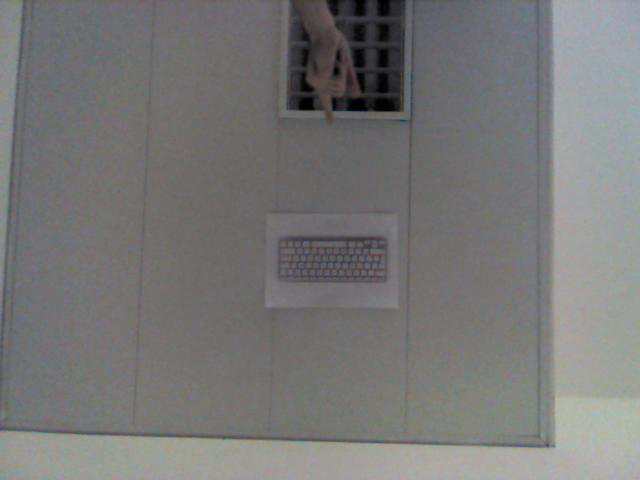
#> input picture frame 10 of VideoColor.avi, 640 x 480 px
$ python fingersegmenter.py
#> lines starting #> are read from the running program, lines starting #| are printed output that depends on the picture; after the words box and inside, x2 and y2 are one past the last pixel; in counts of white or black regions, pixels touching at a corner belong together
#> in main, image is the input picture: shape (480, 640, 3); mean B, G, R 119.3, 119.4, 119.8
#> (key q is pressed here)
# Finger Segmentation
#
# Filipe Gonçalves - 98083
# Paulo Pereira - 98430

from calendar import c
import cv2
from functools import partial
import numpy as np
import copy
import json
from colorama import Fore, Back, Style

def processImage(ranges, image):

    # processing
    mins = np.array([ranges['B']['min'], ranges['G']['min'], ranges['R']['min']])
    maxs = np.array([ranges['B']['max'], ranges['G']['max'], ranges['R']['max']])

    # mask
    mask = cv2.inRange(image, mins, maxs)
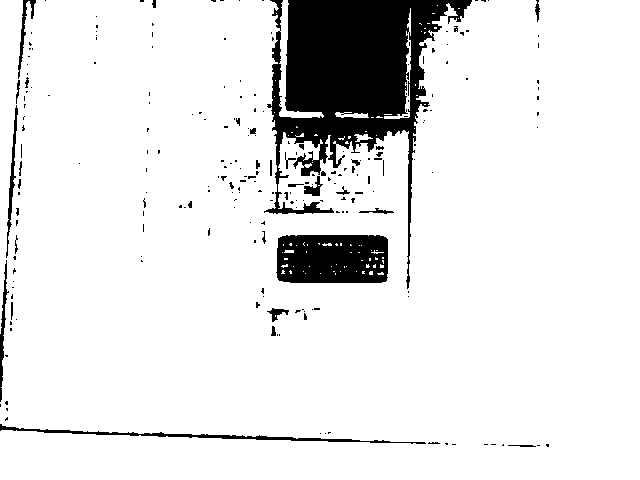
#> mask: shape (480, 640); 89.9% white; 226 black regions (192 under 20 px), largest, box (x1, y1, x2, y2) and area: (264, 0, 472, 289) 21607, (276, 235, 388, 283) 4972, (0, 424, 426, 444) 1157
    # conversion from numpy from uint8 to bool
    mask = mask.astype(bool)

    # process the image
    image_processed = copy.deepcopy(image)
    image_processed[np.logical_not(mask)] = 0
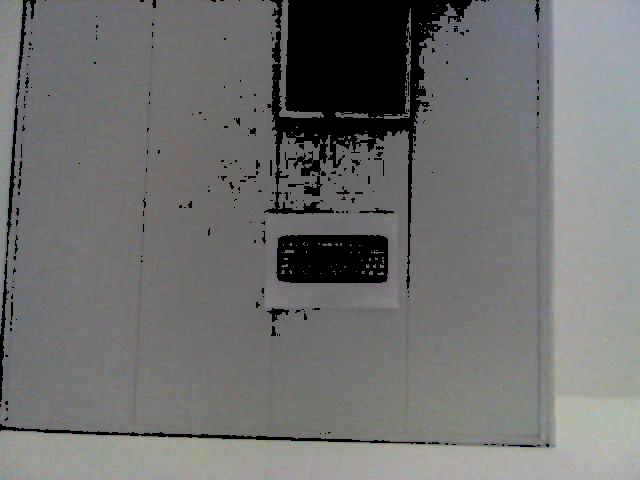
#> image_processed: shape (480, 640, 3); 10.07% of pixels changed, all inside (x1, y1, x2, y2) = (0, 0, 549, 447)

    # get binary image with threshold the values not in the mask
    _, image_processed = cv2.threshold(image_processed, 1, 255, cv2.THRESH_BINARY)

    return image_processed

def onTrackbar(value, channel, min_max, ranges):
    print("Selected threshold "+ Style.BRIGHT + Fore.YELLOW + str(value) + Style.RESET_ALL + " for limit " + Style.BRIGHT + Fore.GREEN + channel + min_max + Style.RESET_ALL)

    # update range values
    ranges[channel][min_max] = value


def main():

    # start video capture
    capture = cv2.VideoCapture('VideoColor.avi')

    # windows
    window_name_seg = 'Segmented'
    window_name_or = 'Original'
    cv2.namedWindow(window_name_seg,cv2.WINDOW_AUTOSIZE)
    cv2.namedWindow(window_name_or,cv2.WINDOW_AUTOSIZE)

    # range limits
    ranges = {'B': {'max': 200, 'min': 100},
              'G': {'max': 200, 'min': 100},
              'R': {'max': 200, 'min': 100}}

    # different trackbars for each min and max value for each channel
    cv2.createTrackbar('Rmin', window_name_seg, ranges["R"]["min"], 255, partial(onTrackbar, channel='R', min_max='min', ranges=ranges))
    cv2.createTrackbar('Rmax', window_name_seg, ranges["R"]["max"], 255, partial(onTrackbar, channel='R', min_max='max', ranges=ranges))
    cv2.createTrackbar('Gmin', window_name_seg, ranges["G"]["min"], 255, partial(onTrackbar, channel='G', min_max='min', ranges=ranges))
    cv2.createTrackbar('Gmax', window_name_seg, ranges["G"]["max"], 255, partial(onTrackbar, channel='G', min_max='max', ranges=ranges))
    cv2.createTrackbar('Bmin', window_name_seg, ranges["B"]["min"], 255, partial(onTrackbar, channel='B', min_max='min', ranges=ranges))
    cv2.createTrackbar('Bmax', window_name_seg, ranges["B"]["max"], 255, partial(onTrackbar, channel='B', min_max='max', ranges=ranges))

    # get frame
    ret, image = capture.read()

    # while user wants video capture
    while True:

        # get key
        k = cv2.waitKey(1)

        # error getting the frame
        if not ret:
            print(Style.BRIGHT + Fore.RED + "Failed to grab frame" + Style.RESET_ALL)
            break

        # process image
        processed_image = processImage(ranges, image)
        cv2.imshow(window_name_seg, processed_image)

        cv2.imshow(window_name_or, image)

        # user quits
        if k == ord("q"):
            break

        # writes range limits to file
        if k == ord("w"):
            file_name = 'limitsfinger.json'
            with open(file_name, 'w') as file_handle:
                print('writing color limits to file ' + Style.BRIGHT + Fore.GREEN + file_name + Style.RESET_ALL)
                json.dump({"limits": ranges}, file_handle)
            print({"limits": ranges})
            break

    # end capture and destroy windows
    capture.release()
    cv2.destroyAllWindows()

if __name__ == '__main__':
    main()

$ run again, starting later in the video
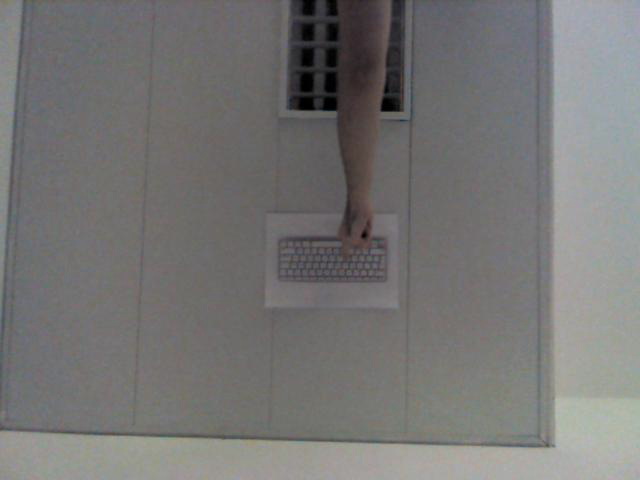
#> input picture frame 45 of VideoColor.avi, 640 x 480 px
#> in main, image is the input picture: shape (480, 640, 3); mean B, G, R 116.8, 117.3, 118.4
#> in processImage, `mask = cv2.inRange(image, mins, maxs)`:
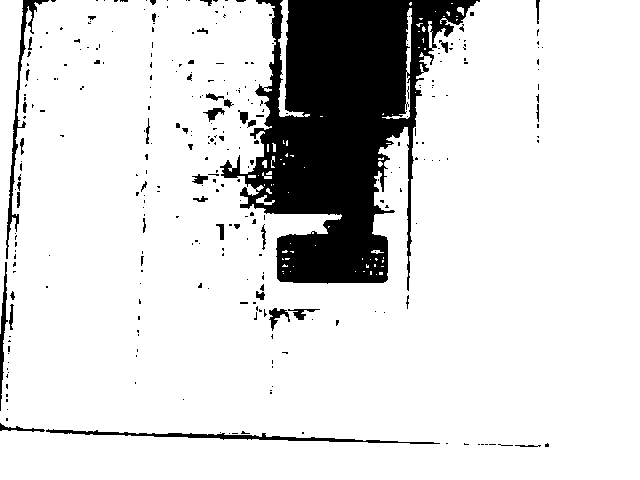
#> mask: shape (480, 640); 86% white; 304 black regions (260 under 20 px), largest, box (x1, y1, x2, y2) and area: (220, 0, 480, 291) 37007, (46, 429, 440, 444) 1218, (6, 0, 49, 259) 1111
#> in processImage, `image_processed[np.logical_not(mask)] = 0`:
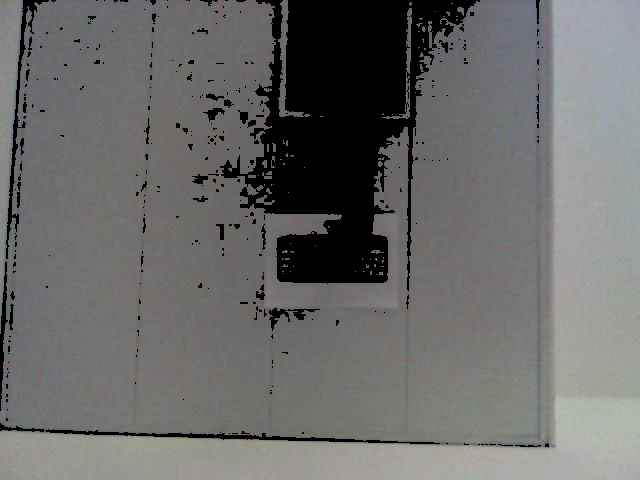
#> image_processed: shape (480, 640, 3); 13.99% of pixels changed, all inside (x1, y1, x2, y2) = (0, 0, 549, 447)

$ run again, starting later in the video
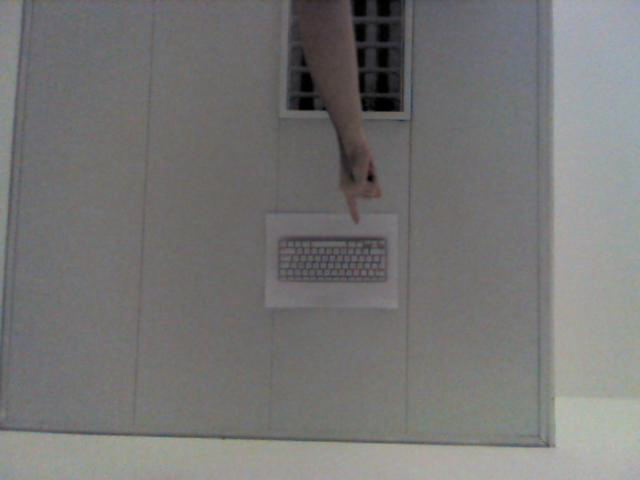
#> input picture frame 80 of VideoColor.avi, 640 x 480 px
#> in main, image is the input picture: shape (480, 640, 3); mean B, G, R 116.9, 117.3, 118.2
#> in processImage, `mask = cv2.inRange(image, mins, maxs)`:
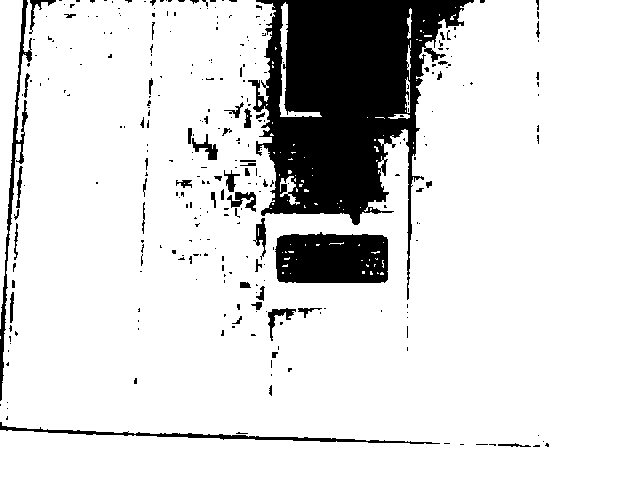
#> mask: shape (480, 640); 86% white; 307 black regions (251 under 20 px), largest, box (x1, y1, x2, y2) and area: (248, 0, 474, 300) 30128, (275, 232, 388, 283) 5194, (0, 0, 32, 401) 1607
#> in processImage, `image_processed[np.logical_not(mask)] = 0`:
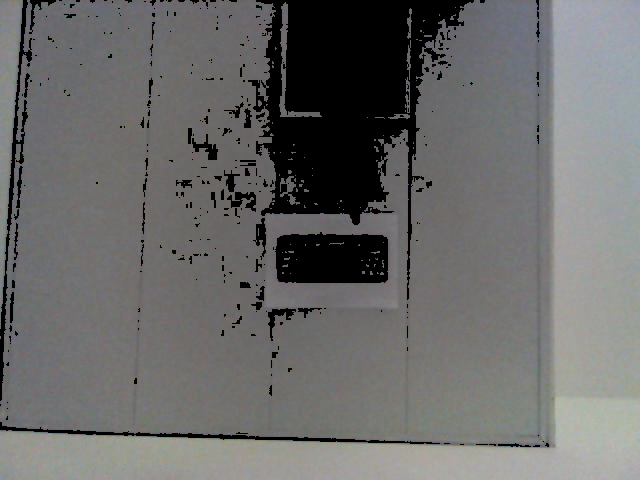
#> image_processed: shape (480, 640, 3); 13.89% of pixels changed, all inside (x1, y1, x2, y2) = (0, 0, 549, 447)
